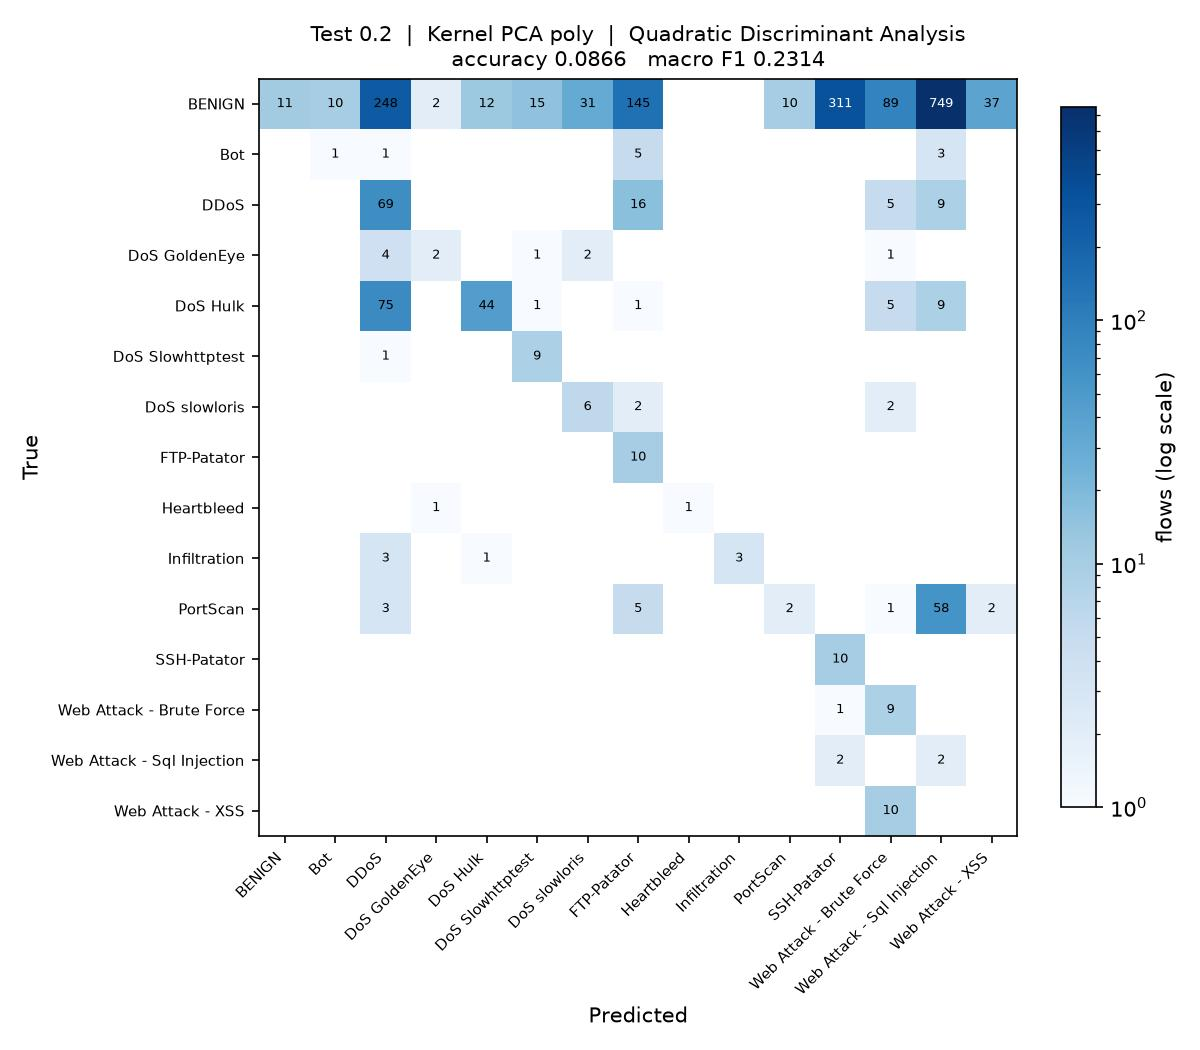

Source code (Python):
"""
Test_0.2_DR_POLY_QDA

Test size 0.2  |  Kernel PCA (poly)  |  Quadratic Discriminant Analysis  (reference sheet #17)

Note: the rarest class has fewer training rows than there are components, so the class covariance needs shrinkage before QDA can be fitted.

Run on its own:

    python Test_0.2_DR_POLY_QDA.py

Writes Test_0.2_DR_POLY_QDA.jpg (confusion matrix) and appends one row to
results/75_runs.csv.
"""

import os
import sys
import time
import warnings
from pathlib import Path

import matplotlib
matplotlib.use("Agg")
import matplotlib.pyplot as plt
import numpy as np
import pandas as pd
from sklearn.decomposition import KernelPCA
from sklearn.impute import SimpleImputer
from sklearn.metrics import (accuracy_score, confusion_matrix, f1_score,
                             precision_score, recall_score)
from sklearn.model_selection import train_test_split
from sklearn.preprocessing import LabelEncoder, StandardScaler
from sklearn.discriminant_analysis import QuadraticDiscriminantAnalysis

sys.path.insert(0, str(Path(__file__).resolve().parent.parent))
from common import load_sample                      # noqa: E402

warnings.filterwarnings("ignore")

# ----- this run -------------------------------------------------------------
TEST_SIZE = 0.2
KERNEL = "poly"
CLASSIFIER = "QDA"
N_COMPONENTS = 15
# ----------------------------------------------------------------------------

SEED = 0
N_JOBS = max(1, (os.cpu_count() or 2) // 2)
STEM = "Test_0.2_DR_POLY_QDA"
HERE = Path(__file__).resolve().parent
RESULTS = HERE.parent / "results"


# QDA estimates a separate covariance matrix per class, so the rarest class
# has to supply more rows than there are components. Heartbleed supplies about
# five against 15 components, so its covariance is rank deficient. Shrinkage
# pulls each class covariance towards a shared spherical one, which makes it
# estimable; RANK_TOL is the threshold sklearn uses to decide whether that
# worked, and its default of 1e-4 is far above the 1e-7 scale of these
# components, so it would reject a covariance that is in fact positive definite.
RANK_TOL = 1e-12


def qda_shrinkage(X, y):
    """Smallest shrinkage that lets every class covariance be estimated.

    Less shrinkage keeps the model closer to true QDA, so the values are
    tried in order and the first that fits is used.
    """
    last = None
    for s in (0.1, 0.25, 0.5, 0.8, 0.95):
        try:
            QuadraticDiscriminantAnalysis(solver="eigen", shrinkage=s,
                                          tol=RANK_TOL).fit(X, y)
        except Exception as exc:
            last = exc
            continue
        print("QDA shrinkage " + str(s))
        return s
    raise SystemExit("QDA cannot be estimated at any shrinkage: " + str(last))


def main():
    t0 = time.time()
    df = load_sample(10000, 50, SEED)
    y = LabelEncoder().fit_transform(df["Label"])
    X = df.drop(columns=["Label", "Day"])
    classes = sorted(df["Label"].unique())
    print(f"{len(df):,} flows, {X.shape[1]} features, {len(classes)} classes")

    X_train, X_test, y_train, y_test = train_test_split(
        X, y, test_size=TEST_SIZE, random_state=SEED, stratify=y)

    # mean imputation and scaling, fitted on the training split only
    imputer = SimpleImputer(strategy="mean").fit(X_train)
    scaler = StandardScaler().fit(imputer.transform(X_train))
    X_train = scaler.transform(imputer.transform(X_train))
    X_test = scaler.transform(imputer.transform(X_test))

    # dimensionality reduction: Kernel PCA, fitted on the training split only.
    # arpack keeps the largest positive eigenvalues; the randomized solver ranks
    # them by magnitude and fails on the sigmoid kernel, which is not PSD.
    kpca = KernelPCA(n_components=N_COMPONENTS, kernel=KERNEL,
                     eigen_solver="arpack", random_state=SEED, n_jobs=N_JOBS)
    X_train = kpca.fit_transform(X_train)
    X_test = kpca.transform(X_test)
    print(f"Kernel PCA ({KERNEL}): {X_train.shape[1]} components")

    classifier = QuadraticDiscriminantAnalysis(
        solver="eigen", tol=RANK_TOL,
        shrinkage=qda_shrinkage(X_train, y_train))
    classifier.fit(X_train, y_train)
    y_pred = classifier.predict(X_test)

    acc = accuracy_score(y_test, y_pred)
    pre = precision_score(y_test, y_pred, average="macro", zero_division=0)
    rec = recall_score(y_test, y_pred, average="macro", zero_division=0)
    f1 = f1_score(y_test, y_pred, average="macro", zero_division=0)
    pre_w = precision_score(y_test, y_pred, average="weighted", zero_division=0)
    rec_w = recall_score(y_test, y_pred, average="weighted", zero_division=0)
    f1_w = f1_score(y_test, y_pred, average="weighted", zero_division=0)

    print(f"Accuracy  : {acc:.4f}")
    print(f"Precision : {pre:.4f}")
    print(f"Recall    : {rec:.4f}")
    print(f"F1 Score  : {f1:.4f}")

    # confusion matrix image, named to match this script
    cm = confusion_matrix(y_test, y_pred, labels=range(len(classes)))
    fig, ax = plt.subplots(figsize=(8, 7))
    im = ax.imshow(cm, cmap="Blues", norm=matplotlib.colors.LogNorm(vmin=1))
    ax.set_xticks(range(len(classes)), classes, rotation=45, ha="right", fontsize=7)
    ax.set_yticks(range(len(classes)), classes, fontsize=7)
    ax.set_xlabel("Predicted")
    ax.set_ylabel("True")
    ax.set_title(f"Test {TEST_SIZE}  |  Kernel PCA {KERNEL}  |  Quadratic Discriminant Analysis\n"
                 f"accuracy {acc:.4f}   macro F1 {f1:.4f}", fontsize=10)
    for i in range(len(classes)):
        for j in range(len(classes)):
            if cm[i, j]:
                ax.text(j, i, cm[i, j], ha="center", va="center", fontsize=6,
                        color="white" if cm[i, j] > cm.max() / 3 else "black")
    fig.colorbar(im, ax=ax, fraction=0.04, label="flows (log scale)")
    fig.tight_layout()
    fig.savefig(HERE / f"{STEM}.jpg", dpi=150)
    plt.close(fig)

    # one row appended to the shared results table
    RESULTS.mkdir(exist_ok=True)
    row = {"Test": TEST_SIZE, "DR": "POLY", "Clas": CLASSIFIER,
           "Acc": round(acc, 4), "Pre": round(pre, 4), "Rec": round(rec, 4),
           "F1": round(f1, 4),
           "Pre_weighted": round(pre_w, 4), "Rec_weighted": round(rec_w, 4),
           "F1_weighted": round(f1_w, 4),
           "n_components": N_COMPONENTS, "seconds": round(time.time() - t0, 1),
           "script": STEM}
    out = RESULTS / "75_runs.csv"
    old = pd.read_csv(out).to_dict("records") if out.exists() else []
    old = [r for r in old if r.get("script") != STEM]
    pd.DataFrame(old + [row]).to_csv(out, index=False)
    print(f"saved {STEM}.jpg and appended to results/75_runs.csv "
          f"({time.time() - t0:.0f}s)")


if __name__ == "__main__":
    main()
